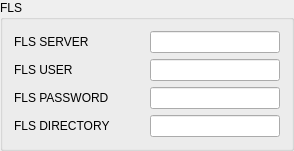
             <widget class="QGroupBox" name="grpBoxFls">
              <property name="title">
               <string>FLS</string>
              </property>
              <layout class="QVBoxLayout" name="verticalLayout_21">
               <item>
                <layout class="QVBoxLayout" name="verticalLayout_14">
                 <item>
                  <layout class="QHBoxLayout" name="horizontalLayout_47">
                   <item>
                    <widget class="QLabel" name="lbFlsServer">
                     <property name="sizePolicy">
                      <sizepolicy hsizetype="Preferred" vsizetype="Fixed">
                       <horstretch>0</horstretch>
                       <verstretch>0</verstretch>
                      </sizepolicy>
                     </property>
                     <property name="minimumSize">
                      <size>
                       <width>130</width>
                       <height>0</height>
                      </size>
                     </property>
                     <property name="text">
                      <string>FLS SERVER</string>
                     </property>
                    </widget>
                   </item>
                   <item>
                    <widget class="QLineEdit" name="leFlsServer">
                     <property name="minimumSize">
                      <size>
                       <width>130</width>
                       <height>0</height>
                      </size>
                     </property>
                    </widget>
                   </item>
                  </layout>
                 </item>
                 <item>
                  <layout class="QHBoxLayout" name="horizontalLayout_48">
                   <item>
                    <widget class="QLabel" name="lbFlsUser">
                     <property name="sizePolicy">
                      <sizepolicy hsizetype="Preferred" vsizetype="Fixed">
                       <horstretch>0</horstretch>
                       <verstretch>0</verstretch>
                      </sizepolicy>
                     </property>
                     <property name="minimumSize">
                      <size>
                       <width>130</width>
                       <height>0</height>
                      </size>
                     </property>
                     <property name="text">
                      <string>FLS USER</string>
                     </property>
                    </widget>
                   </item>
                   <item>
                    <widget class="QLineEdit" name="leFlsUser">
                     <property name="minimumSize">
                      <size>
                       <width>130</width>
                       <height>0</height>
                      </size>
                     </property>
                    </widget>
                   </item>
                  </layout>
                 </item>
                 <item>
                  <layout class="QHBoxLayout" name="horizontalLayout_49">
                   <item>
                    <widget class="QLabel" name="lbFlsPassword">
                     <property name="sizePolicy">
                      <sizepolicy hsizetype="Preferred" vsizetype="Fixed">
                       <horstretch>0</horstretch>
                       <verstretch>0</verstretch>
                      </sizepolicy>
                     </property>
                     <property name="minimumSize">
                      <size>
                       <width>130</width>
                       <height>0</height>
                      </size>
                     </property>
                     <property name="text">
                      <string>FLS PASSWORD</string>
                     </property>
                    </widget>
                   </item>
                   <item>
                    <widget class="QLineEdit" name="leFlsPassword">
                     <property name="minimumSize">
                      <size>
                       <width>130</width>
                       <height>0</height>
                      </size>
                     </property>
                    </widget>
                   </item>
                  </layout>
                 </item>
                 <item>
                  <layout class="QHBoxLayout" name="horizontalLayout_50">
                   <item>
                    <widget class="QLabel" name="lbFlsDirectory">
                     <property name="sizePolicy">
                      <sizepolicy hsizetype="Preferred" vsizetype="Fixed">
                       <horstretch>0</horstretch>
                       <verstretch>0</verstretch>
                      </sizepolicy>
                     </property>
                     <property name="minimumSize">
                      <size>
                       <width>130</width>
                       <height>0</height>
                      </size>
                     </property>
                     <property name="text">
                      <string>FLS DIRECTORY</string>
                     </property>
                    </widget>
                   </item>
                   <item>
                    <widget class="QLineEdit" name="leFlsDirectory">
                     <property name="minimumSize">
                      <size>
                       <width>130</width>
                       <height>0</height>
                      </size>
                     </property>
                    </widget>
                   </item>
                  </layout>
                 </item>
                </layout>
               </item>
              </layout>
             </widget>
